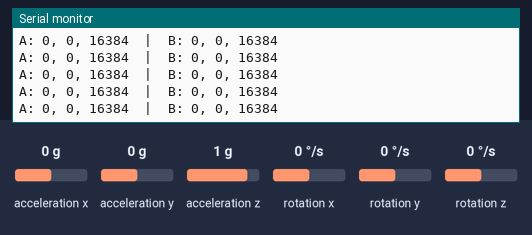
Bench run of a sketch on a simulated Arduino Nano, built with avr-gcc and run on an emulated ATmega328P. On the bench: the last lines printed to the serial monitor. The test bench sets the inputs (shaded band); at power-on: acceleration x 0 g, acceleration y 0 g, acceleration z 1 g, rotation x 0 °/s, rotation y 0 °/s, rotation z 0 °/s.

Above: at 1.2 s.
1.3 s: acceleration x set to -1.4 g
At 1.48 s:
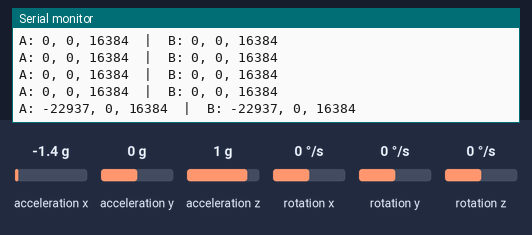
2.8 s: acceleration y set to -1.4 g
At 2.92 s:
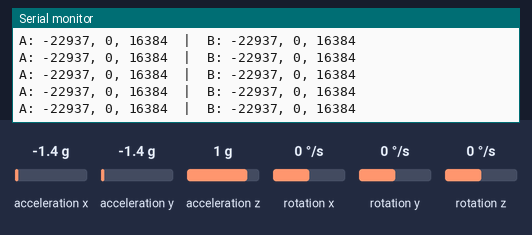
4.3 s: acceleration z set to -1.4 g
At 4.36 s:
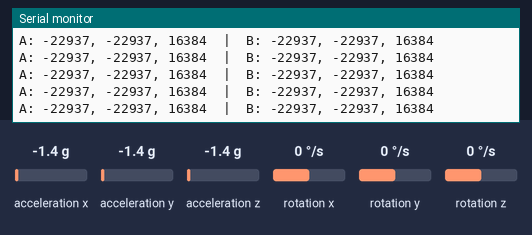
Timing chart, 0 to 7.3 s (numbered marks = the images above; inputs shaded):
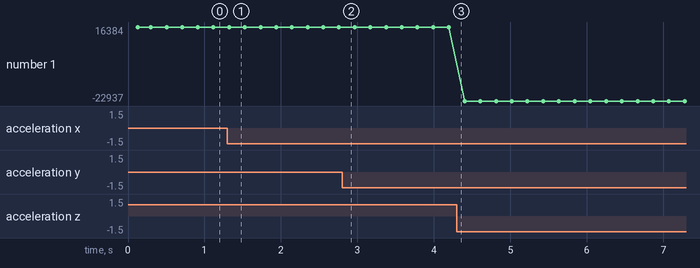

The sketch:

v0.3_dualIMU_accel_test.ino
```cpp
#include <Wire.h>
#include <I2Cdev.h>
#include <MPU6050.h>

// IMU A at 0x68 (AD0 = GND)
MPU6050 imuA(0x68);
// IMU B at 0x69 (AD0 = 3.3V)
MPU6050 imuB(0x69);

void setup() {
  Wire.begin();
  Serial.begin(9600);
  while (!Serial) { ; }  // wait for Serial on Nano

  Serial.println("L-UME v0.3 - Dual IMU Accel Test");

  imuA.initialize();
  imuB.initialize();

  if (imuA.testConnection()) {
    Serial.println("IMU A (0x68) connected.");
  } else {
    Serial.println("IMU A (0x68) connection FAILED.");
  }

  if (imuB.testConnection()) {
    Serial.println("IMU B (0x69) connected.");
  } else {
    Serial.println("IMU B (0x69) connection FAILED.");
  }

  Serial.println("Format: A: ax,ay,az  |  B: ax,ay,az");
}

void loop() {
  int16_t ax1, ay1, az1;
  int16_t ax2, ay2, az2;

  // Read accelerometer from both sensors
  imuA.getAcceleration(&ax1, &ay1, &az1);
  imuB.getAcceleration(&ax2, &ay2, &az2);

  Serial.print("A: ");
  Serial.print(ax1); Serial.print(", ");
  Serial.print(ay1); Serial.print(", ");
  Serial.print(az1);

  Serial.print("  |  B: ");
  Serial.print(ax2); Serial.print(", ");
  Serial.print(ay2); Serial.print(", ");
  Serial.println(az2);

  delay(200);  // ~5 lines per second
}
```

Measured:
- after the input at 1.3 s, the serial monitor: prints a new line at once (image 1)
- plotted number 1: 16384 → -229 after the input at 4.3 s
